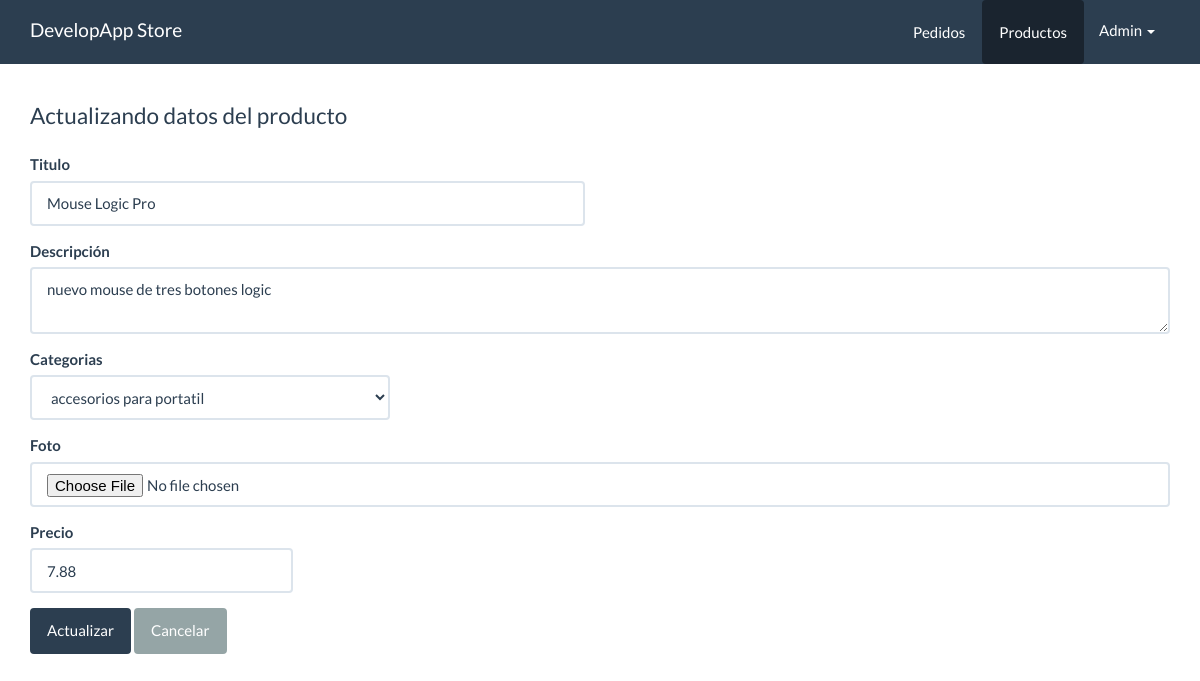
The page /panel/productos/actualizar.php?id=2 on the database its author committed.
### tables this page shows
CREATE TABLE `producto` (
  `id` int(11) NOT NULL,
  `titulo` varchar(80) NOT NULL,
  `descripcion` varchar(300) NOT NULL,
  `foto` varchar(100) NOT NULL,
  `precio` decimal(10,2) NOT NULL,
  `categoria_id` int(10) NOT NULL,
  `fecha` date NOT NULL,
  `estado` int(11) NOT NULL DEFAULT 1
);

CREATE TABLE `categorias` (
  `id` int(10) NOT NULL,
  `nombre` varchar(50) NOT NULL
);

### src/Producto.php (called while the page is built, shortened)
<?php
class Producto{
    private $cn =null;
    public function __construct(){
        $this->config=parse_ini_file (__DIR__.'/../config.ini');
        $this->cn = new \PDO($this->config['dns'], $this->config['usuario'], $this->config['clave'], array(\PDO::MYSQL_ATTR_INIT_COMMAND =>'SET NAMES utf8'));
    }
    public function mostrarPorId($id){
        $sql="SELECT * FROM `producto` WHERE `id`=:id ";
        $resultado =$this->cn->prepare($sql);
        $_array=array(
            ":id"=> $id
        );
        if($resultado->execute($_array)){
            return $resultado->fetch();
        }else{
            return false;
        }
    }
}

### src/Categoria.php (called while the page is built, shortened)
<?php
class Categoria{
    private $cn = null;
    public function __construct(){
        $this->config = parse_ini_file(__DIR__.'/../config.ini') ;
        $this->cn = new \PDO( $this->config['dns'], $this->config['usuario'],$this->config['clave'],array(
            \PDO::MYSQL_ATTR_INIT_COMMAND => 'SET NAMES utf8'
        ));
    }
    public function mostrar(){
        $sql = "SELECT * FROM categorias";
        $resultado = $this->cn->prepare($sql);
        if($resultado->execute())
            return $resultado->fetchAll();
        return false;
    }
}

### panel/productos/actualizar.php (the view, shortened to what this page needs)
<?php
  if(isset($_GET['id']) && is_numeric($_GET['id'])){
      $id = $_GET['id'];
      $producto = new App\Producto;
      $resultado = $producto->mostrarPorId($id);
  }else{
    header('Location: index.php');
  }
?>
<!DOCTYPE html>
<html lang="es">
  <head>
    <link rel="stylesheet" href="../../assets/css/bootstrap.min.css">
    <link rel="stylesheet" href="../../assets/css/estilos.css">
  </head>
  <body>
    <nav class="navbar navbar-default navbar-fixed-top">
      <div class="container">
        <div class="navbar-header">
          <a class="navbar-brand" href="../dashboard.php">DevelopApp Store</a>
        </div>
        <div id="navbar" class="navbar-collapse collapse">
          <ul class="nav navbar-nav pull-right">
            <li>
              <a href="../pedidos/index.php" class="btn">Pedidos </a>
            </li>
            <li class="active">
              <a href="index.php" class="btn">Productos </a>
            </li>
            <li class="dropdown">
                <a href="#" class="dropdown-toggle" data-toggle="dropdown" role="button" aria-haspopup="true" aria-expanded="false">Admin <span class="caret"></span></a>
            </li>
          </ul>
        </div>
      </div>
    </nav>
    <div class="container" id="main">
      <div class="row">
        <div class="col-md-12">
            <fieldset>
                <legend>Actualizando datos del producto</legend>
                <form method="POST" action="../acciones.php" enctype="multipart/form-data" >
              <div class="row">
                  <div class="col-md-6">
                      <div class="form-group">
                          <label>Titulo</label>
                          <input value="<?php print $resultado['titulo'] ?>" type="text" class="form-control" name="titulo" required>
                      </div>
                  </div>
              </div>
              <div class="row">
                  <div class="col-md-12">
                      <div class="form-group">
                          <label>Descripción</label>
                          <textarea class="form-control" name="descripcion" id="" cols="3" required><?php print $resultado['descripcion']?></textarea>
                      </div>
                  </div>
              </div>
              <div class="row">
                  <div class="col-md-4">
                      <div class="form-group">
                          <label>Categorias</label>
                          <select class="form-control" name="categoria_id" required>
                            <?php
                              $categoria = new App\Categoria;
                              $info_categoria = $categoria->mostrar();
                              $cantidad = count($info_categoria);
                                for($x =0; $x< $cantidad;$x++){
                                  $item = $info_categoria[$x];
                              ?>
                                <option value="<?php print $item['id'] ?>"
                                 <?php print $resultado['categoria_id']== $item['id'] ?'selected':'' ?>
                                ><?php print $item['nombre'] ?></option>
                              <?php
                                }
                              ?>
                          </select>
                      </div>
                  </div>
              </div>
              <div class="row">
                  <div class="col-md-12">
                      <div class="form-group">
                          <label>Foto</label>
                          <input type="file" class="form-control" name="foto">
                      </div>
                  </div>
              </div>
              <div class="row">
                  <div class="col-md-3">
                      <div class="form-group">
                          <label>Precio</label>
                          <input value="<?php print $resultado['precio']?>" type="text" class="form-control" name="precio" placeholder="0.00" required>
                      </div>
                  </div>
              </div>
              <input type="submit" class="btn btn-primary" name="accion" value="Actualizar">
              <a href="index.php" class="btn btn-default">Cancelar</a>
            </form>
</fieldset>
        </div>
      </div>
    </div>
  </body>
</html>

### assets/css/estilos.css (style rules this page uses)
#main { margin-top: 100px; }

### rows shown on the page
producto: titulo "Mouse Logic Pro", descripcion "nuevo mouse de tres botones logic", categoria_id "accesorios para portatil", precio "7.88"
